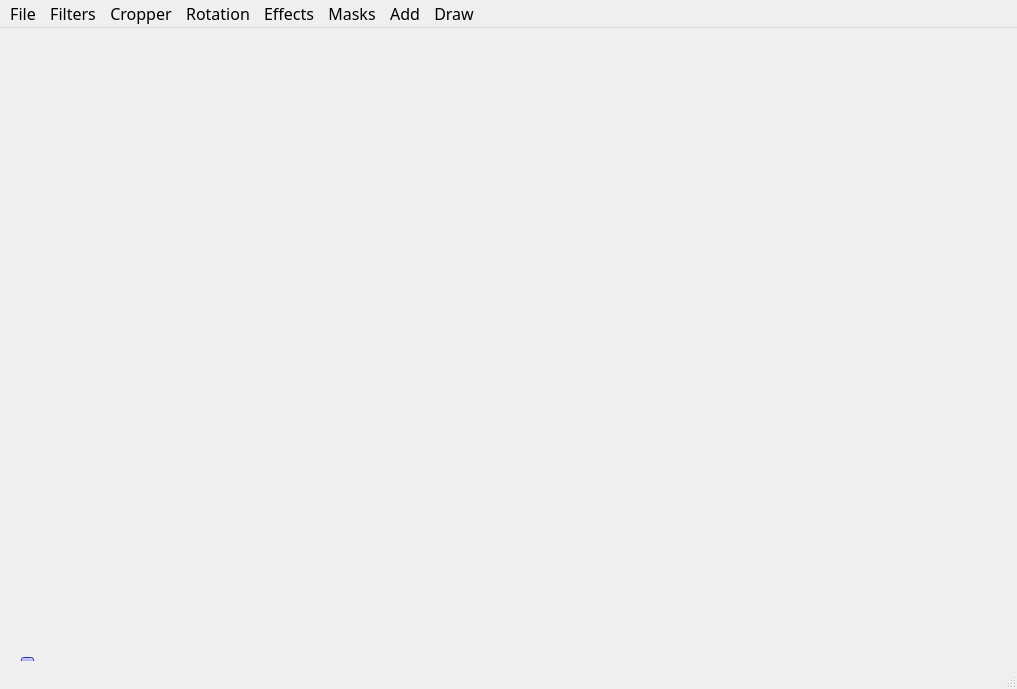
<?xml version="1.0" encoding="UTF-8"?>
<ui version="4.0">
 <class>MainWindow</class>
 <widget class="QMainWindow" name="MainWindow">
  <property name="geometry">
   <rect>
    <x>0</x>
    <y>0</y>
    <width>1017</width>
    <height>689</height>
   </rect>
  </property>
  <property name="font">
   <font>
    <family>Ink Free</family>
    <pointsize>12</pointsize>
   </font>
  </property>
  <property name="windowTitle">
   <string>MainWindow</string>
  </property>
  <widget class="QWidget" name="centralwidget">
   <widget class="QLabel" name="image">
    <property name="geometry">
     <rect>
      <x>6</x>
      <y>2</y>
      <width>1001</width>
      <height>641</height>
     </rect>
    </property>
    <property name="font">
     <font>
      <family>Yandex-UI-Icons-Private</family>
      <pointsize>12</pointsize>
     </font>
    </property>
    <property name="cursor">
     <cursorShape>ArrowCursor</cursorShape>
    </property>
    <property name="toolTip">
     <string>&lt;html&gt;&lt;head/&gt;&lt;body&gt;&lt;p&gt;&lt;img src=&quot;:/images/newFile.png&quot;/&gt;&lt;/p&gt;&lt;/body&gt;&lt;/html&gt;</string>
    </property>
    <property name="whatsThis">
     <string>&lt;html&gt;&lt;head/&gt;&lt;body&gt;&lt;p&gt;&lt;img src=&quot;:/images/newFile.png&quot;/&gt;&lt;/p&gt;&lt;/body&gt;&lt;/html&gt;</string>
    </property>
    <property name="autoFillBackground">
     <bool>true</bool>
    </property>
    <property name="frameShape">
     <enum>QFrame::NoFrame</enum>
    </property>
    <property name="text">
     <string notr="true"/>
    </property>
    <property name="textFormat">
     <enum>Qt::MarkdownText</enum>
    </property>
    <property name="scaledContents">
     <bool>true</bool>
    </property>
   </widget>
   <widget class="QSlider" name="Slider">
    <property name="enabled">
     <bool>true</bool>
    </property>
    <property name="geometry">
     <rect>
      <x>20</x>
      <y>620</y>
      <width>981</width>
      <height>31</height>
     </rect>
    </property>
    <property name="palette">
     <palette>
      <active>
       <colorrole role="WindowText">
        <brush brushstyle="SolidPattern">
         <color alpha="255">
          <red>0</red>
          <green>0</green>
          <blue>0</blue>
         </color>
        </brush>
       </colorrole>
       <colorrole role="Button">
        <brush brushstyle="SolidPattern">
         <color alpha="255">
          <red>68</red>
          <green>71</green>
          <blue>240</blue>
         </color>
        </brush>
       </colorrole>
       <colorrole role="Light">
        <brush brushstyle="SolidPattern">
         <color alpha="255">
          <red>177</red>
          <green>179</green>
          <blue>255</blue>
         </color>
        </brush>
       </colorrole>
       <colorrole role="Midlight">
        <brush brushstyle="SolidPattern">
         <color alpha="255">
          <red>122</red>
          <green>125</green>
          <blue>247</blue>
         </color>
        </brush>
       </colorrole>
       <colorrole role="Dark">
        <brush brushstyle="SolidPattern">
         <color alpha="255">
          <red>34</red>
          <green>35</green>
          <blue>120</blue>
         </color>
        </brush>
       </colorrole>
       <colorrole role="Mid">
        <brush brushstyle="SolidPattern">
         <color alpha="255">
          <red>45</red>
          <green>47</green>
          <blue>160</blue>
         </color>
        </brush>
       </colorrole>
       <colorrole role="Text">
        <brush brushstyle="SolidPattern">
         <color alpha="255">
          <red>0</red>
          <green>0</green>
          <blue>0</blue>
         </color>
        </brush>
       </colorrole>
       <colorrole role="BrightText">
        <brush brushstyle="SolidPattern">
         <color alpha="255">
          <red>255</red>
          <green>255</green>
          <blue>255</blue>
         </color>
        </brush>
       </colorrole>
       <colorrole role="ButtonText">
        <brush brushstyle="SolidPattern">
         <color alpha="255">
          <red>0</red>
          <green>0</green>
          <blue>0</blue>
         </color>
        </brush>
       </colorrole>
       <colorrole role="Base">
        <brush brushstyle="SolidPattern">
         <color alpha="255">
          <red>255</red>
          <green>255</green>
          <blue>255</blue>
         </color>
        </brush>
       </colorrole>
       <colorrole role="Window">
        <brush brushstyle="SolidPattern">
         <color alpha="255">
          <red>68</red>
          <green>71</green>
          <blue>240</blue>
         </color>
        </brush>
       </colorrole>
       <colorrole role="Shadow">
        <brush brushstyle="SolidPattern">
         <color alpha="255">
          <red>0</red>
          <green>0</green>
          <blue>0</blue>
         </color>
        </brush>
       </colorrole>
       <colorrole role="AlternateBase">
        <brush brushstyle="SolidPattern">
         <color alpha="255">
          <red>161</red>
          <green>163</green>
          <blue>247</blue>
         </color>
        </brush>
       </colorrole>
       <colorrole role="ToolTipBase">
        <brush brushstyle="SolidPattern">
         <color alpha="255">
          <red>255</red>
          <green>255</green>
          <blue>220</blue>
         </color>
        </brush>
       </colorrole>
       <colorrole role="ToolTipText">
        <brush brushstyle="SolidPattern">
         <color alpha="255">
          <red>0</red>
          <green>0</green>
          <blue>0</blue>
         </color>
        </brush>
       </colorrole>
       <colorrole role="PlaceholderText">
        <brush brushstyle="SolidPattern">
         <color alpha="128">
          <red>0</red>
          <green>0</green>
          <blue>0</blue>
         </color>
        </brush>
       </colorrole>
      </active>
      <inactive>
       <colorrole role="WindowText">
        <brush brushstyle="SolidPattern">
         <color alpha="255">
          <red>0</red>
          <green>0</green>
          <blue>0</blue>
         </color>
        </brush>
       </colorrole>
       <colorrole role="Button">
        <brush brushstyle="SolidPattern">
         <color alpha="255">
          <red>68</red>
          <green>71</green>
          <blue>240</blue>
         </color>
        </brush>
       </colorrole>
       <colorrole role="Light">
        <brush brushstyle="SolidPattern">
         <color alpha="255">
          <red>177</red>
          <green>179</green>
          <blue>255</blue>
         </color>
        </brush>
       </colorrole>
       <colorrole role="Midlight">
        <brush brushstyle="SolidPattern">
         <color alpha="255">
          <red>122</red>
          <green>125</green>
          <blue>247</blue>
         </color>
        </brush>
       </colorrole>
       <colorrole role="Dark">
        <brush brushstyle="SolidPattern">
         <color alpha="255">
          <red>34</red>
          <green>35</green>
          <blue>120</blue>
         </color>
        </brush>
       </colorrole>
       <colorrole role="Mid">
        <brush brushstyle="SolidPattern">
         <color alpha="255">
          <red>45</red>
          <green>47</green>
          <blue>160</blue>
         </color>
        </brush>
       </colorrole>
       <colorrole role="Text">
        <brush brushstyle="SolidPattern">
         <color alpha="255">
          <red>0</red>
          <green>0</green>
          <blue>0</blue>
         </color>
        </brush>
       </colorrole>
       <colorrole role="BrightText">
        <brush brushstyle="SolidPattern">
         <color alpha="255">
          <red>255</red>
          <green>255</green>
          <blue>255</blue>
         </color>
        </brush>
       </colorrole>
       <colorrole role="ButtonText">
        <brush brushstyle="SolidPattern">
         <color alpha="255">
          <red>0</red>
          <green>0</green>
          <blue>0</blue>
         </color>
        </brush>
       </colorrole>
       <colorrole role="Base">
        <brush brushstyle="SolidPattern">
         <color alpha="255">
          <red>255</red>
          <green>255</green>
          <blue>255</blue>
         </color>
        </brush>
       </colorrole>
       <colorrole role="Window">
        <brush brushstyle="SolidPattern">
         <color alpha="255">
          <red>68</red>
          <green>71</green>
          <blue>240</blue>
         </color>
        </brush>
       </colorrole>
       <colorrole role="Shadow">
        <brush brushstyle="SolidPattern">
         <color alpha="255">
          <red>0</red>
          <green>0</green>
          <blue>0</blue>
         </color>
        </brush>
       </colorrole>
       <colorrole role="AlternateBase">
        <brush brushstyle="SolidPattern">
         <color alpha="255">
          <red>161</red>
          <green>163</green>
          <blue>247</blue>
         </color>
        </brush>
       </colorrole>
       <colorrole role="ToolTipBase">
        <brush brushstyle="SolidPattern">
         <color alpha="255">
          <red>255</red>
          <green>255</green>
          <blue>220</blue>
         </color>
        </brush>
       </colorrole>
       <colorrole role="ToolTipText">
        <brush brushstyle="SolidPattern">
         <color alpha="255">
          <red>0</red>
          <green>0</green>
          <blue>0</blue>
         </color>
        </brush>
       </colorrole>
       <colorrole role="PlaceholderText">
        <brush brushstyle="SolidPattern">
         <color alpha="128">
          <red>0</red>
          <green>0</green>
          <blue>0</blue>
         </color>
        </brush>
       </colorrole>
      </inactive>
      <disabled>
       <colorrole role="WindowText">
        <brush brushstyle="SolidPattern">
         <color alpha="255">
          <red>34</red>
          <green>35</green>
          <blue>120</blue>
         </color>
        </brush>
       </colorrole>
       <colorrole role="Button">
        <brush brushstyle="SolidPattern">
         <color alpha="255">
          <red>68</red>
          <green>71</green>
          <blue>240</blue>
         </color>
        </brush>
       </colorrole>
       <colorrole role="Light">
        <brush brushstyle="SolidPattern">
         <color alpha="255">
          <red>177</red>
          <green>179</green>
          <blue>255</blue>
         </color>
        </brush>
       </colorrole>
       <colorrole role="Midlight">
        <brush brushstyle="SolidPattern">
         <color alpha="255">
          <red>122</red>
          <green>125</green>
          <blue>247</blue>
         </color>
        </brush>
       </colorrole>
       <colorrole role="Dark">
        <brush brushstyle="SolidPattern">
         <color alpha="255">
          <red>34</red>
          <green>35</green>
          <blue>120</blue>
         </color>
        </brush>
       </colorrole>
       <colorrole role="Mid">
        <brush brushstyle="SolidPattern">
         <color alpha="255">
          <red>45</red>
          <green>47</green>
          <blue>160</blue>
         </color>
        </brush>
       </colorrole>
       <colorrole role="Text">
        <brush brushstyle="SolidPattern">
         <color alpha="255">
          <red>34</red>
          <green>35</green>
          <blue>120</blue>
         </color>
        </brush>
       </colorrole>
       <colorrole role="BrightText">
        <brush brushstyle="SolidPattern">
         <color alpha="255">
          <red>255</red>
          <green>255</green>
          <blue>255</blue>
         </color>
        </brush>
       </colorrole>
       <colorrole role="ButtonText">
        <brush brushstyle="SolidPattern">
         <color alpha="255">
          <red>34</red>
          <green>35</green>
          <blue>120</blue>
         </color>
        </brush>
       </colorrole>
       <colorrole role="Base">
        <brush brushstyle="SolidPattern">
         <color alpha="255">
          <red>68</red>
          <green>71</green>
          <blue>240</blue>
         </color>
        </brush>
       </colorrole>
       <colorrole role="Window">
        <brush brushstyle="SolidPattern">
         <color alpha="255">
          <red>68</red>
          <green>71</green>
          <blue>240</blue>
         </color>
        </brush>
       </colorrole>
       <colorrole role="Shadow">
        <brush brushstyle="SolidPattern">
         <color alpha="255">
          <red>0</red>
          <green>0</green>
          <blue>0</blue>
         </color>
        </brush>
       </colorrole>
       <colorrole role="AlternateBase">
        <brush brushstyle="SolidPattern">
         <color alpha="255">
          <red>68</red>
          <green>71</green>
          <blue>240</blue>
         </color>
        </brush>
       </colorrole>
       <colorrole role="ToolTipBase">
        <brush brushstyle="SolidPattern">
         <color alpha="255">
          <red>255</red>
          <green>255</green>
          <blue>220</blue>
         </color>
        </brush>
       </colorrole>
       <colorrole role="ToolTipText">
        <brush brushstyle="SolidPattern">
         <color alpha="255">
          <red>0</red>
          <green>0</green>
          <blue>0</blue>
         </color>
        </brush>
       </colorrole>
       <colorrole role="PlaceholderText">
        <brush brushstyle="SolidPattern">
         <color alpha="128">
          <red>0</red>
          <green>0</green>
          <blue>0</blue>
         </color>
        </brush>
       </colorrole>
      </disabled>
     </palette>
    </property>
    <property name="layoutDirection">
     <enum>Qt::LeftToRight</enum>
    </property>
    <property name="orientation">
     <enum>Qt::Horizontal</enum>
    </property>
   </widget>
  </widget>
  <widget class="QMenuBar" name="menubar">
   <property name="geometry">
    <rect>
     <x>0</x>
     <y>0</y>
     <width>1017</width>
     <height>21</height>
    </rect>
   </property>
   <widget class="QMenu" name="menuOpen_File">
    <property name="title">
     <string>File</string>
    </property>
    <addaction name="actionOpen"/>
    <addaction name="actionNew"/>
    <addaction name="separator"/>
    <addaction name="actionSave"/>
    <addaction name="actionSave_As"/>
   </widget>
   <widget class="QMenu" name="menuFilters">
    <property name="title">
     <string>Filters</string>
    </property>
    <widget class="QMenu" name="menuJust_Blue">
     <property name="title">
      <string>Colors</string>
     </property>
     <addaction name="Redder"/>
     <addaction name="Greener"/>
     <addaction name="Bluer"/>
     <addaction name="All"/>
    </widget>
    <addaction name="BnW"/>
    <addaction name="Sepia"/>
    <addaction name="Negative"/>
    <addaction name="separator"/>
    <addaction name="menuJust_Blue"/>
    <addaction name="actionCurvies"/>
   </widget>
   <widget class="QMenu" name="menuCropper">
    <property name="title">
     <string>Cropper</string>
    </property>
    <widget class="QMenu" name="menuShape">
     <property name="title">
      <string>Shape</string>
     </property>
     <addaction name="actionSquare_2"/>
     <addaction name="actionTriangle_2"/>
     <addaction name="actionCircle"/>
    </widget>
    <widget class="QMenu" name="menuAspect_Ratio">
     <property name="title">
      <string>Aspect Ratio</string>
     </property>
     <addaction name="action3_4"/>
     <addaction name="action4_4"/>
     <addaction name="action16_10"/>
     <addaction name="action3_2"/>
    </widget>
    <widget class="QMenu" name="menuFor_Social_Network">
     <property name="title">
      <string>For Social Network</string>
     </property>
     <addaction name="actionInstagram_Stories_2"/>
     <addaction name="actionTwitter_Youtube_Header"/>
    </widget>
    <addaction name="menuShape"/>
    <addaction name="menuAspect_Ratio"/>
    <addaction name="menuFor_Social_Network"/>
    <addaction name="separator"/>
    <addaction name="actionFree_Crop"/>
   </widget>
   <widget class="QMenu" name="menuRotation">
    <property name="title">
     <string>Rotation</string>
    </property>
    <addaction name="actionLeft"/>
    <addaction name="actionRight"/>
    <addaction name="actionFlip_from_right_to_left"/>
    <addaction name="actionFlip_vertically"/>
   </widget>
   <widget class="QMenu" name="menuEffects">
    <property name="title">
     <string>Effects</string>
    </property>
    <addaction name="action_4"/>
   </widget>
   <widget class="QMenu" name="menuMasks">
    <property name="title">
     <string>Masks</string>
    </property>
    <addaction name="action_5"/>
   </widget>
   <widget class="QMenu" name="menuAdd">
    <property name="title">
     <string>Add</string>
    </property>
    <addaction name="actionSTicker"/>
    <addaction name="actionPhoto"/>
    <addaction name="actionText"/>
   </widget>
   <widget class="QMenu" name="menu">
    <property name="title">
     <string>Draw</string>
    </property>
   </widget>
   <addaction name="menuOpen_File"/>
   <addaction name="menuFilters"/>
   <addaction name="menuCropper"/>
   <addaction name="menuRotation"/>
   <addaction name="menuEffects"/>
   <addaction name="menuMasks"/>
   <addaction name="menuAdd"/>
   <addaction name="menu"/>
  </widget>
  <widget class="QStatusBar" name="statusbar"/>
  <action name="Sepia">
   <property name="text">
    <string>Sepia</string>
   </property>
  </action>
  <action name="Negative">
   <property name="text">
    <string>Negative</string>
   </property>
  </action>
  <action name="Greener">
   <property name="text">
    <string>Just Green</string>
   </property>
  </action>
  <action name="Redder">
   <property name="text">
    <string>Just Red</string>
   </property>
  </action>
  <action name="actionSquare">
   <property name="text">
    <string>Square</string>
   </property>
  </action>
  <action name="actionTriangle">
   <property name="text">
    <string>Triangle</string>
   </property>
  </action>
  <action name="action16_9">
   <property name="text">
    <string>16:9</string>
   </property>
  </action>
  <action name="action4_3">
   <property name="text">
    <string>4:3</string>
   </property>
  </action>
  <action name="action9_16">
   <property name="text">
    <string>9:16</string>
   </property>
  </action>
  <action name="actionSquare_2">
   <property name="text">
    <string>Square</string>
   </property>
  </action>
  <action name="actionTriangle_2">
   <property name="text">
    <string>Triangle</string>
   </property>
  </action>
  <action name="actionCircle">
   <property name="text">
    <string>Circle</string>
   </property>
  </action>
  <action name="action4_4">
   <property name="text">
    <string>4:3</string>
   </property>
  </action>
  <action name="action16_10">
   <property name="text">
    <string>16:9</string>
   </property>
  </action>
  <action name="action3_4">
   <property name="text">
    <string>3:4</string>
   </property>
  </action>
  <action name="action9_17">
   <property name="text">
    <string>9:16</string>
   </property>
  </action>
  <action name="action3_2">
   <property name="text">
    <string>3:2</string>
   </property>
  </action>
  <action name="actionInstagram_Stories">
   <property name="text">
    <string>Instagram Stories</string>
   </property>
  </action>
  <action name="actionInstagram_Stories_2">
   <property name="text">
    <string>Instagram Stories</string>
   </property>
  </action>
  <action name="actionTwitter_Youtube_Header">
   <property name="text">
    <string>Twitter/Youtube Header</string>
   </property>
  </action>
  <action name="actionFree_Crop">
   <property name="text">
    <string>Free Crop</string>
   </property>
  </action>
  <action name="Bluer">
   <property name="text">
    <string>Just Blue</string>
   </property>
  </action>
  <action name="actionLeft">
   <property name="text">
    <string>Left</string>
   </property>
  </action>
  <action name="actionRight">
   <property name="text">
    <string>Right</string>
   </property>
  </action>
  <action name="actionFlip_from_right_to_left">
   <property name="text">
    <string>Flip Horizontally</string>
   </property>
  </action>
  <action name="actionFlip_vertically">
   <property name="text">
    <string>Flip Vertically</string>
   </property>
  </action>
  <action name="action_4">
   <property name="text">
    <string>/буду дополнять и пополнять/</string>
   </property>
  </action>
  <action name="action_5">
   <property name="text">
    <string>/дополнять/</string>
   </property>
  </action>
  <action name="actionOpen">
   <property name="text">
    <string>Open</string>
   </property>
  </action>
  <action name="actionNew">
   <property name="text">
    <string>New</string>
   </property>
  </action>
  <action name="actionSave">
   <property name="text">
    <string>Save</string>
   </property>
  </action>
  <action name="actionSave_As">
   <property name="text">
    <string>Save As</string>
   </property>
  </action>
  <action name="actionSTicker">
   <property name="text">
    <string>Sticker</string>
   </property>
  </action>
  <action name="actionPhoto">
   <property name="text">
    <string>Photo</string>
   </property>
  </action>
  <action name="actionText">
   <property name="text">
    <string>Text</string>
   </property>
  </action>
  <action name="actionCurvies">
   <property name="text">
    <string>Curvies</string>
   </property>
  </action>
  <action name="BnW">
   <property name="text">
    <string>Black'n'White</string>
   </property>
  </action>
  <action name="All">
   <property name="text">
    <string>All</string>
   </property>
  </action>
 </widget>
 <resources>
  <include location="resource.qrc"/>
 </resources>
 <connections/>
</ui>
